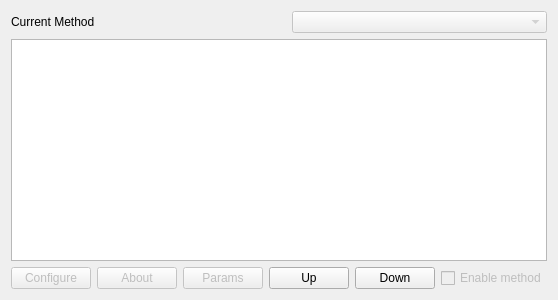
<?xml version="1.0" encoding="UTF-8"?>
<ui version="4.0">
 <class>QPlugInsList</class>
 <widget class="QWidget" name="QPlugInsList">
  <property name="geometry">
   <rect>
    <x>0</x>
    <y>0</y>
    <width>523</width>
    <height>300</height>
   </rect>
  </property>
  <property name="windowTitle">
   <string>Form</string>
  </property>
  <property name="CurrentSelect" stdset="0">
   <bool>false</bool>
  </property>
  <layout class="QVBoxLayout" name="verticalLayout">
   <item>
    <layout class="QHBoxLayout" name="_26">
     <item>
      <widget class="QLabel" name="textLabel1_2_3_2_2">
       <property name="toolTip">
        <string>Choose current method</string>
       </property>
       <property name="text">
        <string>Current Method</string>
       </property>
       <property name="wordWrap">
        <bool>false</bool>
       </property>
      </widget>
     </item>
     <item>
      <spacer name="spacer4_2_3_2_2">
       <property name="orientation">
        <enum>Qt::Horizontal</enum>
       </property>
       <property name="sizeType">
        <enum>QSizePolicy::Fixed</enum>
       </property>
       <property name="sizeHint" stdset="0">
        <size>
         <width>20</width>
         <height>20</height>
        </size>
       </property>
      </spacer>
     </item>
     <item>
      <widget class="QComboBox" name="Current">
       <property name="enabled">
        <bool>false</bool>
       </property>
       <property name="toolTip">
        <string>Choose current method</string>
       </property>
      </widget>
     </item>
    </layout>
   </item>
   <item>
    <widget class="QListWidget" name="List">
     <property name="resizeMode">
      <enum>QListView::Fixed</enum>
     </property>
    </widget>
   </item>
   <item>
    <layout class="QHBoxLayout" name="_37">
     <item>
      <widget class="QPushButton" name="Configure">
       <property name="enabled">
        <bool>false</bool>
       </property>
       <property name="text">
        <string>Configure</string>
       </property>
      </widget>
     </item>
     <item>
      <widget class="QPushButton" name="About">
       <property name="enabled">
        <bool>false</bool>
       </property>
       <property name="text">
        <string>About</string>
       </property>
      </widget>
     </item>
     <item>
      <widget class="QPushButton" name="Params">
       <property name="enabled">
        <bool>false</bool>
       </property>
       <property name="text">
        <string>Params</string>
       </property>
      </widget>
     </item>
     <item>
      <spacer name="spacer3_2_3_3">
       <property name="orientation">
        <enum>Qt::Horizontal</enum>
       </property>
       <property name="sizeType">
        <enum>QSizePolicy::Expanding</enum>
       </property>
       <property name="sizeHint" stdset="0">
        <size>
         <width>29</width>
         <height>20</height>
        </size>
       </property>
      </spacer>
     </item>
     <item>
      <widget class="KPushButton" name="Up">
       <property name="text">
        <string>Up</string>
       </property>
       <property name="icon">
        <iconset>
         <normaloff>../../../../../usr/share/icons/default.kde4/16x16/actions/go-up.png</normaloff>../../../../../usr/share/icons/default.kde4/16x16/actions/go-up.png</iconset>
       </property>
      </widget>
     </item>
     <item>
      <widget class="KPushButton" name="Down">
       <property name="text">
        <string>Down</string>
       </property>
       <property name="icon">
        <iconset>
         <normaloff>../../../../../usr/share/icons/default.kde4/16x16/actions/go-down.png</normaloff>../../../../../usr/share/icons/default.kde4/16x16/actions/go-down.png</iconset>
       </property>
      </widget>
     </item>
     <item>
      <spacer name="spacer3_2_3_3_2">
       <property name="orientation">
        <enum>Qt::Horizontal</enum>
       </property>
       <property name="sizeType">
        <enum>QSizePolicy::Expanding</enum>
       </property>
       <property name="sizeHint" stdset="0">
        <size>
         <width>40</width>
         <height>20</height>
        </size>
       </property>
      </spacer>
     </item>
     <item>
      <widget class="QCheckBox" name="Enable">
       <property name="enabled">
        <bool>false</bool>
       </property>
       <property name="text">
        <string>Enable method</string>
       </property>
      </widget>
     </item>
    </layout>
   </item>
  </layout>
 </widget>
 <customwidgets>
  <customwidget>
   <class>KPushButton</class>
   <extends>QPushButton</extends>
   <header>kpushbutton.h</header>
  </customwidget>
 </customwidgets>
 <resources/>
 <connections>
  <connection>
   <sender>Configure</sender>
   <signal>pressed()</signal>
   <receiver>QPlugInsList</receiver>
   <slot>slotConfigure()</slot>
   <hints>
    <hint type="sourcelabel">
     <x>30</x>
     <y>273</y>
    </hint>
    <hint type="destinationlabel">
     <x>2</x>
     <y>214</y>
    </hint>
   </hints>
  </connection>
  <connection>
   <sender>About</sender>
   <signal>pressed()</signal>
   <receiver>QPlugInsList</receiver>
   <slot>slotAbout()</slot>
   <hints>
    <hint type="sourcelabel">
     <x>123</x>
     <y>272</y>
    </hint>
    <hint type="destinationlabel">
     <x>-1</x>
     <y>152</y>
    </hint>
   </hints>
  </connection>
  <connection>
   <sender>List</sender>
   <signal>currentItemChanged(QListWidgetItem*,QListWidgetItem*)</signal>
   <receiver>QPlugInsList</receiver>
   <slot>slotChange(QListWidgetItem*,QListWidgetItem*)</slot>
   <hints>
    <hint type="sourcelabel">
     <x>193</x>
     <y>54</y>
    </hint>
    <hint type="destinationlabel">
     <x>-2</x>
     <y>50</y>
    </hint>
   </hints>
  </connection>
  <connection>
   <sender>Enable</sender>
   <signal>toggled(bool)</signal>
   <receiver>QPlugInsList</receiver>
   <slot>slotEnable(bool)</slot>
   <hints>
    <hint type="sourcelabel">
     <x>517</x>
     <y>291</y>
    </hint>
    <hint type="destinationlabel">
     <x>518</x>
     <y>-1</y>
    </hint>
   </hints>
  </connection>
  <connection>
   <sender>Down</sender>
   <signal>clicked()</signal>
   <receiver>QPlugInsList</receiver>
   <slot>slotDown()</slot>
   <hints>
    <hint type="sourcelabel">
     <x>421</x>
     <y>294</y>
    </hint>
    <hint type="destinationlabel">
     <x>522</x>
     <y>30</y>
    </hint>
   </hints>
  </connection>
  <connection>
   <sender>Up</sender>
   <signal>clicked()</signal>
   <receiver>QPlugInsList</receiver>
   <slot>slotUp()</slot>
   <hints>
    <hint type="sourcelabel">
     <x>257</x>
     <y>281</y>
    </hint>
    <hint type="destinationlabel">
     <x>523</x>
     <y>94</y>
    </hint>
   </hints>
  </connection>
  <connection>
   <sender>Params</sender>
   <signal>clicked()</signal>
   <receiver>QPlugInsList</receiver>
   <slot>slotParams()</slot>
   <hints>
    <hint type="sourcelabel">
     <x>209</x>
     <y>280</y>
    </hint>
    <hint type="destinationlabel">
     <x>261</x>
     <y>149</y>
    </hint>
   </hints>
  </connection>
 </connections>
 <slots>
  <slot>slotConfigure()</slot>
  <slot>slotAbout()</slot>
  <slot>slotChange(QListWidgetItem*,QListWidgetItem*)</slot>
  <slot>slotEnable(bool)</slot>
  <slot>slotDown()</slot>
  <slot>slotUp()</slot>
  <slot>slotParams()</slot>
 </slots>
</ui>
